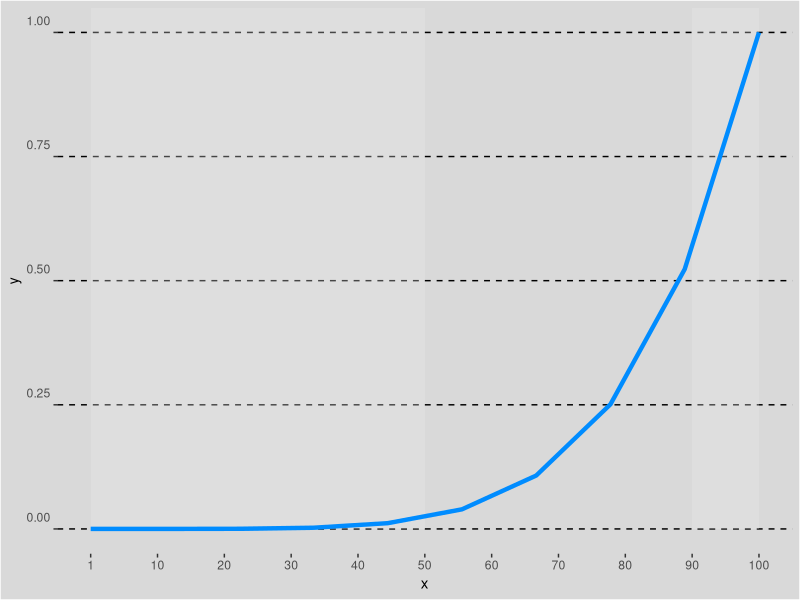

This figure's R source:
# Pesuisando detalhes ----
# Carregue o pacote ggplot2
library(ggplot2)

# Crie um conjunto de dados de exemplo
dados <- data.frame(
  x = seq(0, 100, length.out = 10),  
  y = seq(0, 1, length.out = 10)^(5.5) 
)

ggplot(dados, aes(x = x, y = y)) +
   # ADICIONANDO CAMADA EM DESTAQUE
   annotate("rect", xmin = 0, xmax = 50, ymin = 0, ymax = Inf, fill = "#ececec", alpha = 0.3) +
   annotate("rect", xmin = 90, xmax = 100, ymin = 0, ymax = Inf, fill = "#ececec", alpha = 0.3) +
   geom_line(
      colour = "#008cff",
      linewidth = 1.5
   ) +
  scale_x_continuous(breaks = seq(0, 100, by = 10), 
                     labels = c("1", seq(10, 100, by = 10))) +
   theme(
      plot.background = element_rect(fill = "#d9d9d9"),
      panel.background = element_rect(
         fill = "#d9d9d9",
         colour = "#d9d9d9"
      ),
      panel.grid.major.y = element_line(colour = "black", linetype = "dashed"),
      panel.grid.minor = element_blank(),
      panel.grid.major.x = element_blank(),
      axis.text.y = element_text(hjust = 1,vjust = -0.8),
      axis.title.y = element_text(size = 10),
   ) 